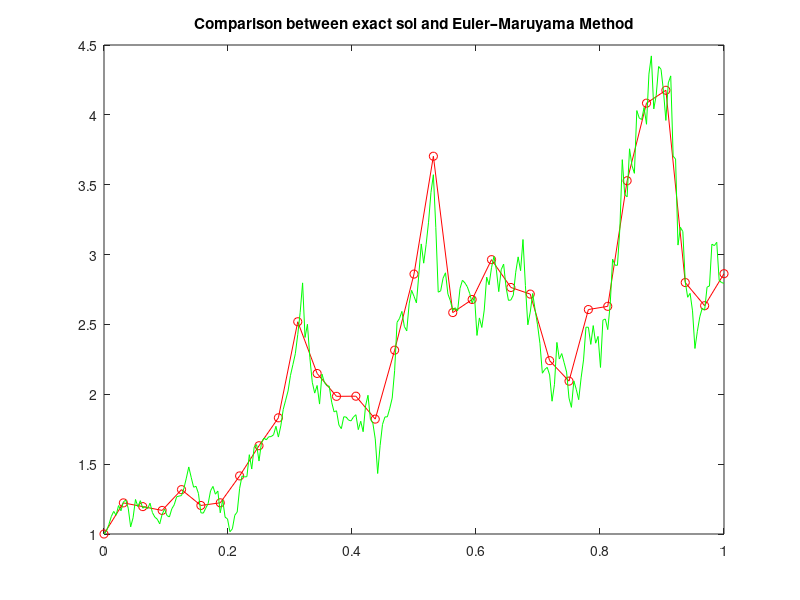
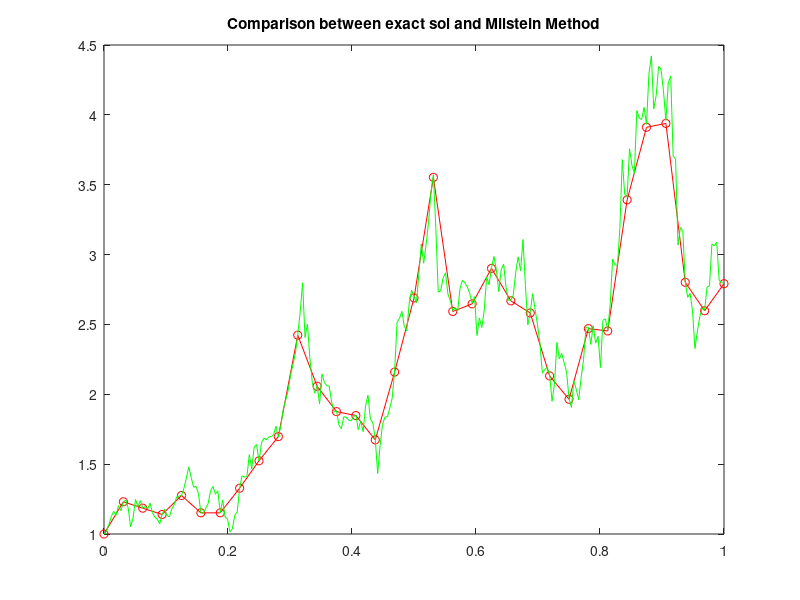
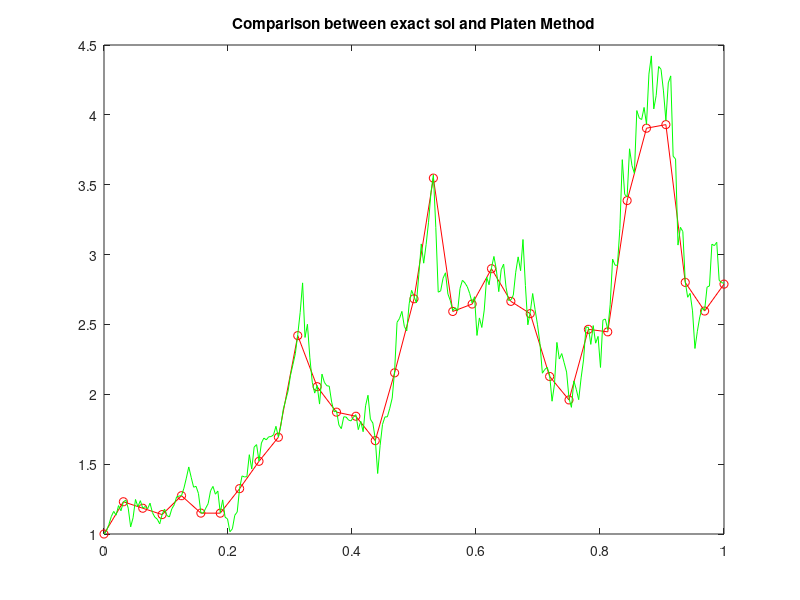
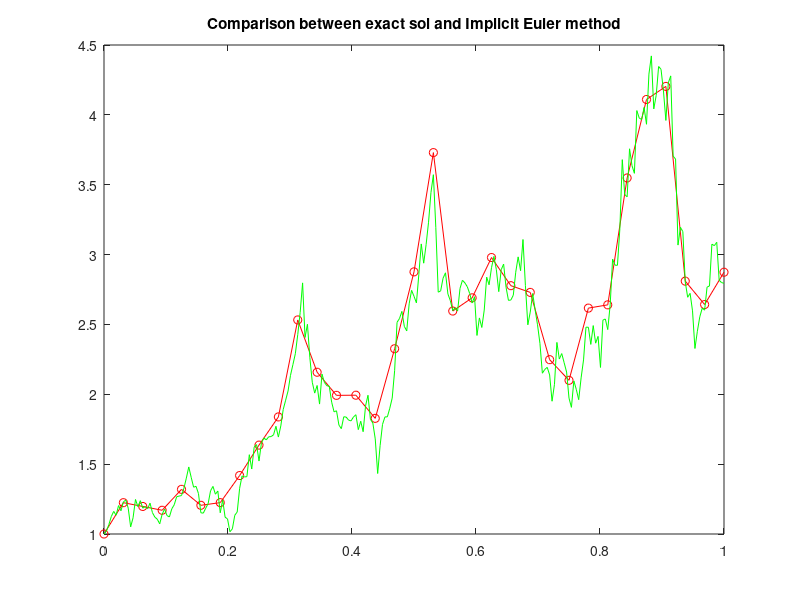

Write MATLAB code to recreate these figures, in order.
clear all;
close all;

N = 2^8; %Number of time steps in the exact process we are simulating
M = N/8; %Number of time steps in the numerical simulation

T = 1; %Final time 
n = N/M;
dt = T/N; %Time step
num_dt = dt*n;

mu = 0.2;
sigma = 1;
x0 = 1;
valuesEM = zeros(M,1); %Stored values for Euler-Maruyama Method
valuesM = zeros(M,1); %Stored values for Milstein Method
valuesP = zeros(M,1); %Stored values for Platen Method
valuesIE = zeros(M,1); %Stored values for Implicit Euler


%Computing the exact solution and fixing a realization of Brownian
%motion
dW = sqrt(dt)*randn(1,N);
W = cumsum(dW);
xTrue = x0*exp((mu-0.5*sigma^2)*[dt:dt:T]+sigma*W); %Exact sol at time t

X = x0;
% Euler–Maruyama Method
for i = 1:M
    w = sum(dW(n*(i-1)+1:n*i));
    X = X + mu*X*num_dt + sigma*X*w;
    valuesEM(i)=X;
end

X=x0;
% Milstein Method
for i = 1:M
    w = sum(dW(n*(i-1)+1:n*i));
    X = X + mu*X*num_dt + sigma*X*w + 0.5*sigma^2*X*(w^2-num_dt);
    valuesM(i)=X;
end

X=x0;
% Runge-Kutta type scheme of strong order 1
for i = 1:M
    w = sum(dW(n*(i-1)+1:n*i));
    Xsupp = X + mu * X * num_dt + sigma*X*sqrt(num_dt);
    X = X + mu*X*num_dt + sigma*X*w + 0.5/sqrt(num_dt)*sigma*(Xsupp-X)*(w^2-num_dt);
    valuesP(i)=X;
end

X=x0;
% Implicit Euler Scheme with strong order 0.5
for i = 1:M
    w = sum(dW(n*(i-1)+1:n*i));
    X = (X+sigma*X*w)/(1-mu*num_dt);
    valuesIE(i)=X;
end


%% Plots comparing the 2 schemes in terms of visual fitting

figure;
plot([0:num_dt:T],[x0;valuesEM],'r-o');
hold on;
plot([0:dt:T],[x0,xTrue],'g-');
title('Comparison between exact sol and Euler–Maruyama Method');

figure;
plot([0:num_dt:T],[x0;valuesM],'r-o');
hold on;
plot([0:dt:T],[x0,xTrue],'g-');
title('Comparison between exact sol and Milstein Method');

figure;
plot([0:num_dt:T],[x0;valuesP],'r-o');
hold on;
plot([0:dt:T],[x0,xTrue],'g-');
title('Comparison between exact sol and Platen Method');

figure;
plot([0:num_dt:T],[x0;valuesIE],'r-o');
hold on;
plot([0:dt:T],[x0,xTrue],'g-');
title('Comparison between exact sol and Implicit Euler method');
